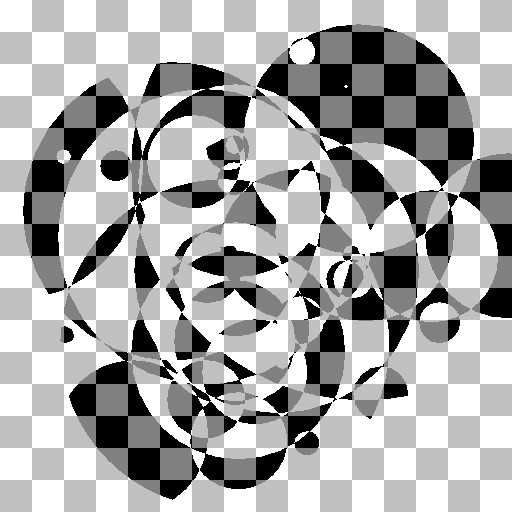
Frame 1 (no input)
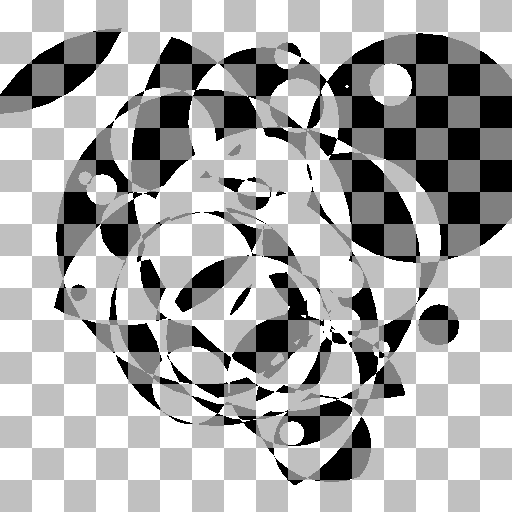
Frame 60 (the mouse pressed at the canvas centre just before this capture)
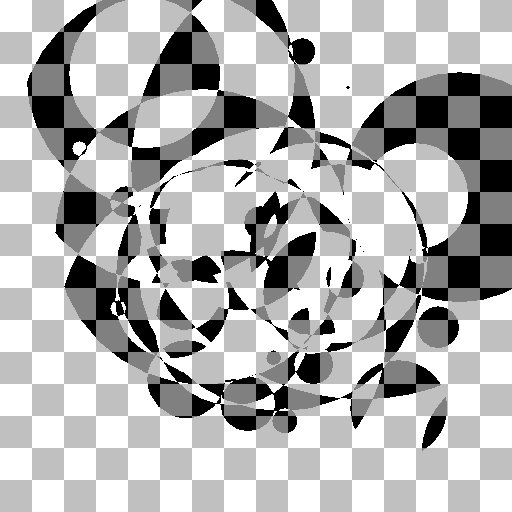
Frame 120 (the mouse held since frame 60 and released just before this capture)

The Processing sketch that drew these frames (run headless with seeded random() and noise(); from frame 60 on, the mouse is pressed at the canvas centre):

// Processing sketch: processing_102872
// ── processing_102872.pde

Mimosrod[] mimosrody;

void setup() {
  size(512, 512);
  noSmooth();
  mimosrody = new Mimosrod[40];
  randomSeed(1);
  for(int i=0; i<mimosrody.length; ++i)
    mimosrody[i] = new Mimosrod();
}

float theta1=0.0f, theta2=0.0f;
float delta1=0.11f, delta2=0.17f;
float radius1=233.0f, radius2=260.0f;

void draw() {
  background(0);
  
  noStroke();
  fill(255, 15);
  
  for(int i=0; i<mimosrody.length; ++i) {
    mimosrody[i].step();
    mimosrody[i].render();
  }
  
  loadPixels();
  for(int i=width*height-1; i>=0; --i) {
    boolean c = (
      int((i % width) / 32) % 2 ==
      int((i / width) / 32) % 2
    );
    pixels[i] = color(
      (red(pixels[i]) % 32 > 15) ? (c ? 0 : 128) : (c ? 255 : 192)
    );
  }
  updatePixels();
}


class Mimosrod {
  float x, y, innerRadius, outerRadius, theta, delta;
  
  Mimosrod() {
    int d = min(width, height);
    outerRadius = random(d - 10) + 10;
    innerRadius = random(outerRadius - 5) + 4;
    x = random(width - outerRadius - outerRadius) + outerRadius;
    y = random(height - outerRadius - outerRadius) + outerRadius;
    theta = random(TWO_PI);
    delta = random(1) + 0.005f;
    delta *= delta;
    delta *= 0.15f;
    if(random(2) < 1) delta *= -1.0f;
  }
  
  void step() {
    theta += delta;
  }
  
  void render() {
    float r = (outerRadius - innerRadius) * 0.5f;
    ellipse(
      sin(theta) * r + x,
      cos(theta) * r + y,
      innerRadius, innerRadius
    );
  }
};
